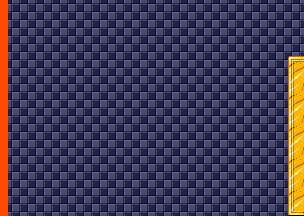

The image is a tile-based game level rendered from a .tmx file. Its description and complete source (layers, tilesets, objects, tile grids) follow:
An orthogonal 38x27 tile map with 8x8 px tiles, 1 tile layer (Tile Layer 1).

<map version="1.5" tiledversion="1.7.1" orientation="orthogonal" renderorder="right-down" width="38" height="27" tilewidth="8" tileheight="8" infinite="0" nextlayerid="2" nextobjectid="1">
 <tileset firstgid="1" source="Karni-Mata.tsx" />
 <layer id="1" name="Tile Layer 1" width="38" height="27">
  <data encoding="csv">
209,457,425,457,425,457,425,457,425,457,425,457,425,457,425,457,425,457,425,457,425,457,425,457,425,457,425,457,425,457,425,457,425,457,425,457,425,457,
209,425,457,425,457,425,457,425,457,425,457,425,457,425,457,425,457,425,457,425,457,425,457,425,457,425,457,425,457,425,457,425,457,425,457,425,457,425,
209,457,425,457,425,457,425,457,425,457,425,457,425,457,425,457,425,457,425,457,425,457,425,457,425,457,425,457,425,457,425,457,425,457,425,457,425,457,
209,425,457,425,457,425,457,425,457,425,457,425,457,425,457,425,457,425,457,425,457,425,457,425,457,425,457,425,457,425,457,425,457,425,457,425,457,425,
209,457,425,457,425,457,425,457,425,457,425,457,425,457,425,457,425,457,425,457,425,457,425,457,425,457,425,457,425,457,425,457,425,457,425,457,425,457,
209,425,457,425,457,425,457,425,457,425,457,425,457,425,457,425,457,425,457,425,457,425,457,425,457,425,457,425,457,425,457,425,457,425,457,425,457,425,
209,457,425,457,425,457,425,457,425,457,425,457,425,457,425,457,425,457,425,457,425,457,425,457,425,457,425,457,425,457,425,457,425,457,425,457,425,457,
209,425,457,425,457,425,457,425,457,425,457,425,457,425,457,425,457,425,457,425,457,425,457,425,457,425,457,425,457,425,457,425,457,425,457,425,141,134,
209,457,425,457,425,457,425,457,425,457,425,457,425,457,425,457,425,457,425,457,425,457,425,457,425,457,425,457,425,457,425,457,425,457,425,457,169,162,
209,425,457,425,457,425,457,425,457,425,457,425,457,425,457,425,457,425,457,425,457,425,457,425,457,425,457,425,457,425,457,425,457,425,457,425,201,194,
209,457,425,457,425,457,425,457,425,457,425,457,425,457,425,457,425,457,425,457,425,457,425,457,425,457,425,457,425,457,425,457,425,457,425,457,233,226,
209,425,457,425,457,425,457,425,457,425,457,425,457,425,457,425,457,425,457,425,457,425,457,425,457,425,457,425,457,425,457,425,457,425,457,425,137,130,
209,457,425,457,425,457,425,457,425,457,425,457,425,457,425,457,425,457,425,457,425,457,425,457,425,457,425,457,425,457,425,457,425,457,425,457,169,162,
209,425,457,425,457,425,457,425,457,425,457,425,457,425,457,425,457,425,457,425,457,425,457,425,457,425,457,425,457,425,457,425,457,425,457,425,201,194,
209,457,425,457,425,457,425,457,425,457,425,457,425,457,425,457,425,457,425,457,425,457,425,457,425,457,425,457,425,457,425,457,425,457,425,457,233,226,
209,425,457,425,457,425,457,425,457,425,457,425,457,425,457,425,457,425,457,425,457,425,457,425,457,425,457,425,457,425,457,425,457,425,457,425,137,130,
209,457,425,457,425,457,425,457,425,457,425,457,425,457,425,457,425,457,425,457,425,457,425,457,425,457,425,457,425,457,425,457,425,457,425,457,169,162,
209,425,457,425,457,425,457,425,457,425,457,425,457,425,457,425,457,425,457,425,457,425,457,425,457,425,457,425,457,425,457,425,457,425,457,425,201,194,
209,457,425,457,425,457,425,457,425,457,425,457,425,457,425,457,425,457,425,457,425,457,425,457,425,457,425,457,425,457,425,457,425,457,425,457,233,226,
209,425,457,425,457,425,457,425,457,425,457,425,457,425,457,425,457,425,457,425,457,425,457,425,457,425,457,425,457,425,457,425,457,425,457,425,137,130,
209,457,425,457,425,457,425,457,425,457,425,457,425,457,425,457,425,457,425,457,425,457,425,457,425,457,425,457,425,457,425,457,425,457,425,457,169,162,
209,425,457,425,457,425,457,425,457,425,457,425,457,425,457,425,457,425,457,425,457,425,457,425,457,425,457,425,457,425,457,425,457,425,457,425,201,194,
209,457,425,457,425,457,425,457,425,457,425,457,425,457,425,457,425,457,425,457,425,457,425,457,425,457,425,457,425,457,425,457,425,457,425,457,233,226,
209,425,457,425,457,425,457,425,457,425,457,425,457,425,457,425,457,425,457,425,457,425,457,425,457,425,457,425,457,425,457,425,457,425,457,425,137,130,
209,457,425,457,425,457,425,457,425,457,425,457,425,457,425,457,425,457,425,457,425,457,425,457,425,457,425,457,425,457,425,457,425,457,425,457,169,162,
209,425,457,425,457,425,457,425,457,425,457,425,457,425,457,425,457,425,457,425,457,425,457,425,457,425,457,425,457,425,457,425,457,425,457,425,201,194,
209,457,425,457,425,457,425,457,425,457,425,457,425,457,425,457,425,457,425,457,425,457,425,457,425,457,425,457,425,457,425,457,425,457,425,457,237,230
</data>
 </layer>
</map>
